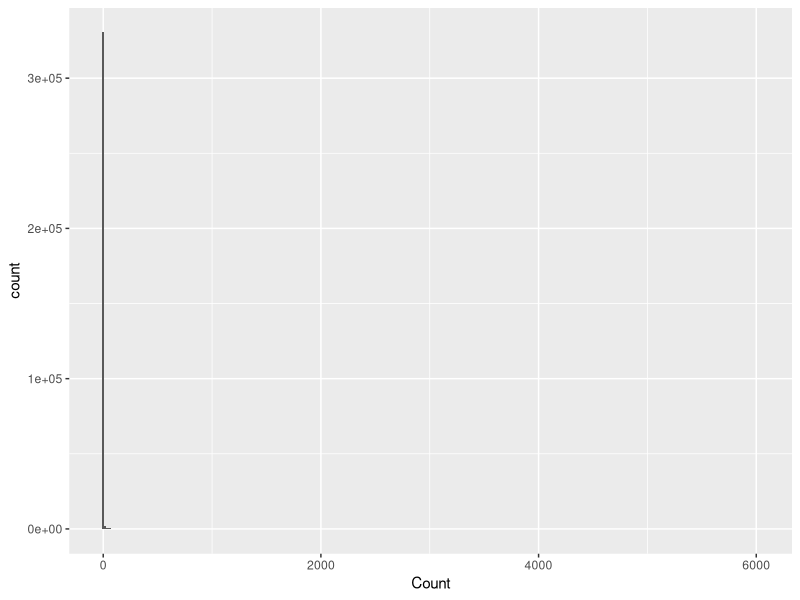
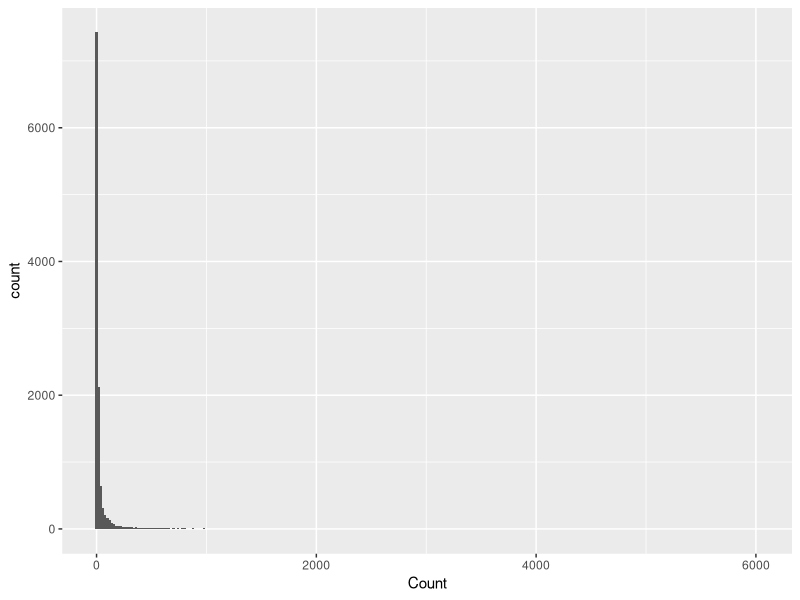
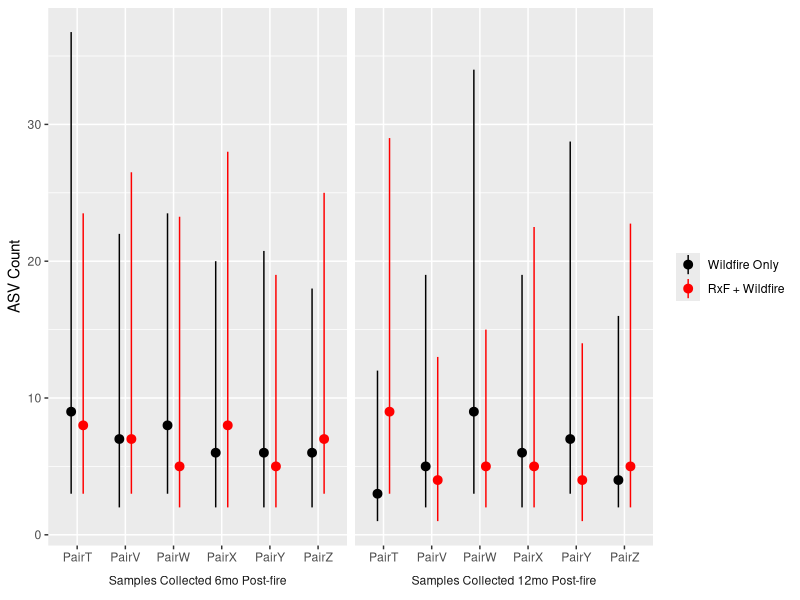
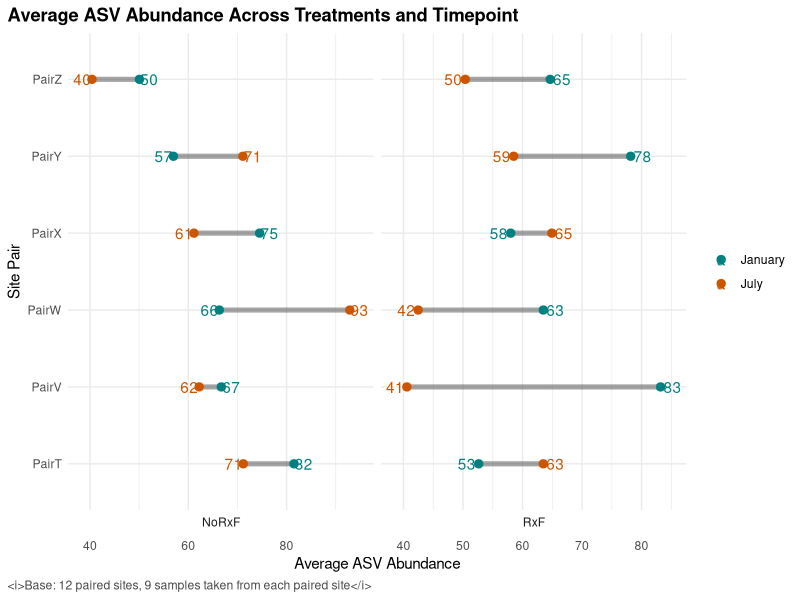
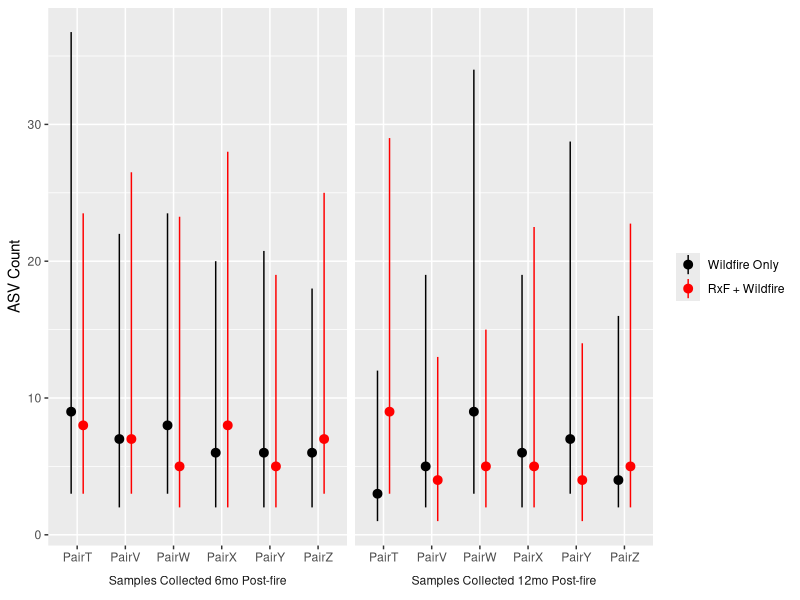
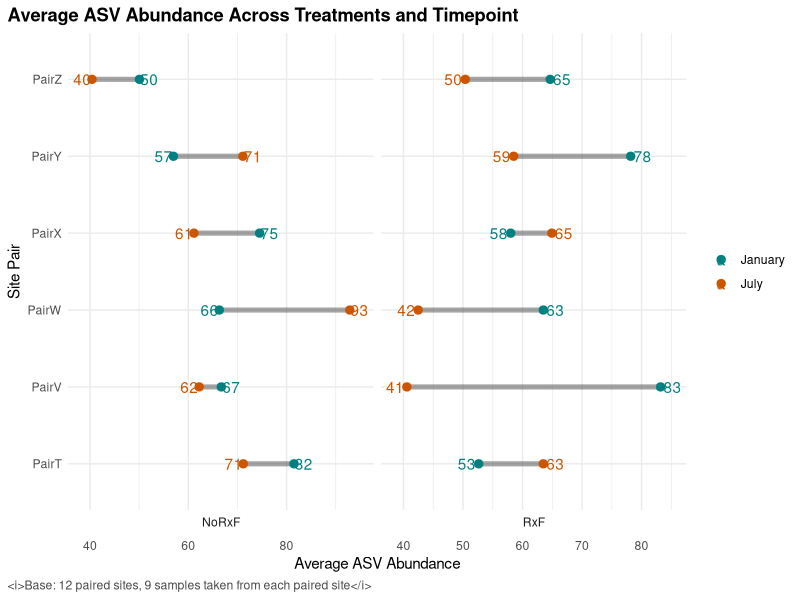

R code for these plots, in order: (Note: this script raises an error after producing the figures.)
# KAT ANDERSON AVITI SEQUENCE ANALYSIS WITH R
# Last updated 2026: 

#----------------------------------------------------------------------------------------------------------------------#
#------------------------------------------------- PREPPING WORKSPACE -------------------------------------------------#
#----------------------------------------------------------------------------------------------------------------------#

## Install/load packages
#install.packages("tidyverse")
#install.packages("RColorBrewer")
#install.packages("nortest")
#install.packages("vegan")
library(tidyverse)      # data manipulation + ggplot2
library(RColorBrewer)   # colour palettes
library(nortest)        # anderson-darling test
library(car)            # leverne test
library(vegan)          # microbio diversity
library(rstatix)        # stats package, anova_test
library(ggpubr)         # idk what this was for tbh

## Set working directory
wd <- "C://Users//Kat//VS_Code//rxf-parkfire-fungi"
#wd <- "C://Users//mulle//VS_Code//rxf-parkfire-fungi"
setwd(wd)

## Git repo
#git clone https://github.com/Kareande/rxf-parkfire-fungi.git
#git status
#git checkout septimelata
#git add .
#git reset HEAD
#git commit -m "comment message"    #-am skips stage step
#git commit --amend
#git push
#git pull origin septimelata


#----------------------------------------------------------------------------------------------------------------------#
#---------------------------------------------------- TIDY DATASET ----------------------------------------------------#
#----------------------------------------------------------------------------------------------------------------------#
## NOTE:
# I filtered out all samples with less than 500 reads,
## Load in data
frq_tbl <- read.delim("rarified_feat_freq_full.tsv", sep = "\t", check.names = FALSE, skip = 1) |>
  as.data.frame() |>
  rename_with(~ paste0("sample_", .x, recycle0 = TRUE)) |>      # rename columns to not begin w/ integer
  rename(ASV = "sample_#OTU ID") |>                             # rename ASV column to ASV
  pivot_longer(-ASV, values_to = "Count") |>                    # make tidy with one row per ASV-Sample
  mutate(Site = substr(name, 8, nchar(name) - 2),                 # extract Site from name (ex: 10 from sample_10B1)
         Subsite = substr(name, 8, nchar(name) - 1)) |>           # extract Subsite from name (ex: 10B sample_10B1)
  mutate(CollectMonth = substr(name, nchar(name), nchar(name))) |>                         # extract collection month
  mutate(CollectMonth = str_replace_all(CollectMonth, c("1" = "Jan", "7" = "July"))) |>    # reformat months
  mutate(Treatment = str_replace_all(Site, c("10" = "NoRxF", "11" = "RxF", "12" = "NoRxF", # reformat treatments
                                             "1" = "RxF", "2" = "NoRxF", "3" = "RxF",
                                             "4" = "NoRxF", "5" = "NoRxF", "6" = "RxF",
                                             "7" = "NoRxF", "8" = "RxF", "9" = "RxF"))) |>
  mutate(Pair = str_replace_all(Site, c("10" = "PairY", "11" = "PairZ", "12" = "PairZ",    # designate pairs
                                        "1" = "PairT", "2" = "PairT", "3" = "PairV",
                                        "4" = "PairV", "5" = "PairW", "6" = "PairW",
                                        "7" = "PairX", "8" = "PairX", "9" = "PairY"))) |>
  mutate(TmntPair = factor(Site,                                                           # create factors
                           levels = c("2", "1", "4", "3", "5", "6", "7", "8", "10", "9", "12", "11"),
                           labels = c("NoRxF Pair T", "RxF Pair T", "NoRxF Pair V", "RxF Pair V",
                                      "NoRxF Pair W", "RxF Pair W", "NoRxF Pair X", "RxF Pair X",
                                      "NoRxF Pair Y", "RxF Pair Y", "NoRxF Pair Z", "RxF Pair Z"))) |>
  mutate(Treatment = factor(Treatment),
         Pair = factor(Pair),
         Site = factor(Site, levels = c("2", "1", "4", "3", "5", "6",                      # RxF before NoRxF site
                                        "7", "8", "10", "9", "12", "11"))) |>
  select(ASV, Site, Subsite, Treatment, CollectMonth, Pair, TmntPair, Count)               # re-order desired columns
frq_tbl

## Histogram
ggplot(frq_tbl, aes(x = Count)) +
  geom_histogram(binwidth = 20)  # yikes

## Remove any ASVs with zero counts
frq_tbl <- filter(frq_tbl, Count > 0)

## Histogram
ggplot(frq_tbl, aes(x = Count)) +
  geom_histogram(binwidth = 20)  # somewhat better

## Visualize median observations per treatment pair over across timepoints
#inspired by https://www.youtube.com/watch?v=KoAJZYEOwSE&list=PLmNrK_nkqBpKY3SZiivlIGvcLX-KHmfR8&index=240
#and https://www.youtube.com/watch?v=qaksmQabMUI&list=PLmNrK_nkqBpKY3SZiivlIGvcLX-KHmfR8&index=236
frq_tbl |> mutate(CollectMonth = factor(CollectMonth,
                                        levels = c("Jan", "July"),
                                        labels = c("Samples Collected 6mo Post-fire",
                                                  "Samples Collected 12mo Post-fire"))) |>
  ggplot(aes(x = Pair, y = Count, color = Treatment)) +
  facet_wrap(~ CollectMonth, nrow = 1, scales = "free_x", strip.position = "bottom") +
  stat_summary(fun.data = median_hilow,
               fun.args = list(conf.int = 0.5),
               geom = "pointrange",
               position = position_dodge(width = 0.5)) +
  theme(strip.placement = "outside",
        strip.background = element_blank()) +
  labs(x = NULL,
       y = "ASV Count") +
  scale_color_manual(name = NULL,
                     breaks = c("NoRxF", "RxF"),
                     labels = c("Wildfire Only", "RxF + Wildfire"),
                     values = c("black", "red"))
ggsave("figures/avg_abnd_pntrngplt.png")

frq_tbl |> summarise(.by = c(Treatment, CollectMonth, Pair),  # group data by Treatment, Pair, and Month
                     avg.abnd = mean(Count)) |>               # average abundance
  pivot_wider(names_from = c(CollectMonth),
              values_from = avg.abnd) |>                      # widen for bump calcs (to offset label)
  rename(abnd_Jan = "Jan", abnd_July = "July") |>             # rename so pivot_longer works easier
  mutate(bump_Jan = if_else(abnd_Jan > abnd_July,
                            abnd_Jan + 2,
                            abnd_Jan - 2),
         bump_July = if_else(abnd_Jan > abnd_July,
                             abnd_July - 2,
                             abnd_July + 2)) |>               # calculate label offsets
  pivot_longer(cols = c(abnd_Jan, abnd_July, bump_Jan, bump_July),
               names_to = c(".value", "CollectMonth"),
               names_sep = "_") |>                            # make dataset tidy again
  ggplot(aes(x = abnd, y = Pair, color = CollectMonth)) +     # generate plot
  facet_wrap(~ Treatment, nrow = 1, scales = "free_x", strip.position = "bottom") + # split plots by Treatment
  geom_line(color = "black", size = 1.75, alpha = 0.35) +   # add semi-trans black line of specific size
  geom_point(size = 2.5) +                                    # add point of particular size
  geom_text(aes(label = round(abnd, digits = 0), x = bump)) + # label point w/ abundance value at bump position
  scale_color_manual(name = NULL, breaks = c("Jan", "July"),  # color by month, no legend title
                     values = c("#008080", "#CC5500"),     # manual color for points 
                     labels = c("January", "July")) +         # legend labels
  labs(title = "Average ASV Abundance Across Treatments and Timepoint",
       x = "Average ASV Abundance",                           # x-axis label
       y = "Site Pair",                                       # y-axis label
       caption = "<i>Base: 12 paired sites, 9 samples taken from each paired site</i>") +
  theme_minimal() +                                           # remove gray blocks from background
  theme(plot.title.position = "plot",                         # move title to start at left of plot
        plot.title = element_text(face = "bold"),             # make title bold
        plot.caption = element_text(hjust = 0, color = "#4b4a4a"), # move caption to start left of plot
        plot.caption.position = "plot")                       #
ggsave("figures/avg_abnd_dmbllplt.png")

## Mean observations per subsite/sample (total abundance is 6222 b/c sampling depth)
avg_tbl <- frq_tbl |>
  summarise(.by = c(Subsite, Treatment, CollectMonth, Pair, TmntPair), # group data
            Avg_ASV = mean(Count))                                           # avg observations
avg_tbl

## Mean observations per site
avg_tbl_site <- frq_tbl |>
  summarise(.by = c(Site, Treatment, CollectMonth, Pair, TmntPair),  # group data
            Avg_ASV = mean(Count))                                   # avg observations
avg_tbl_site

## Visualize mean ASV counts per paired site
asv_plot <- avg_tbl |>
  summarise(.by = c(Pair, Treatment), Avg_ASV = mean(Avg_ASV)) |>
  ggplot(aes(x = Pair, y = Avg_ASV, fill = Treatment)) +
  geom_col(position = "dodge", alpha = 0.75) +
  scale_fill_manual(values = c(col_vector[16], col_vector[22])) +
  labs(title = "Mean ASV Abundance per Paired Site",
       x = "Site Pair",
       y = "Mean ASV Abundance",
       fill = "Treatment") +
  theme(plot.title = element_text(hjust = 0.5),
        axis.title.x = element_text(face = "bold"),
        axis.title.y = element_text(face = "bold"),
        axis.text.x = element_text(angle = 45, hjust = 1),
        text = element_text(size = 20))
asv_plot
ggsave("figures/Avg_ASV_Pair.png")

## Visualize mean ASV counts per paired site across timepoints
pasv_plot <- avg_tbl_site |>
  mutate(CollectMonth = factor(CollectMonth,
                               levels = c("Jan", "July"),
                               labels = c("Samples Collected 6mo Post-fire",
                                          "Samples Collected 12mo Post-fire"))) |>
  ggplot(aes(x = Pair, y = Avg_ASV, fill = Treatment)) +
  geom_col(position = "dodge", alpha = 0.75) +
  facet_grid(. ~ CollectMonth)  +
  scale_fill_manual(values = c(col_vector[16], col_vector[22])) +
  labs(#title = "\n Mean ASV Abundance per Paired Site \n",
       x = "\n Site Pair",
       y = "Mean ASV Abundance\n") +
  theme(#plot.title = element_text(hjust = 0.5),
        axis.title.x = element_text(face = "bold", size = 14),
        axis.title.y = element_text(face = "bold", size = 14),
        legend.title = element_text(face = "bold", size = 12),
        strip.background = element_rect(fill = col_vector[16], colour = "white", size = 1),
        strip.text = element_text(face = "bold", colour = "white", size=rel(1.2)))
pasv_plot
ggsave("figures/Avg_ASV_Pair_Mo.png")


#----------------------------------------------------------------------------------------------------------------------#
#----------------------- DOES ASV RICHNESS DIFFER B/T TREATMENTS, MONTHS, OR TREATMENT*MONTHS? ------------------------#
#----------------------------------------------------------------------------------------------------------------------#
#H0: The AVS counts do not differ across treatments
#H1: The AVS counts are different for soil treated and not treated with RxF

## Count unique ASVs per subsite/sample
rich_tbl <- frq_tbl |>                                                      # use freq table
  summarise(.by = c(Site, Subsite, Treatment,                               # group data
                    Pair, TmntPair, CollectMonth),
            count_asv = length(unique(ASV)))                                # number of unique ASV per subsite
rich_tbl

## Check for outliers (keep running until all identified/removed)
identify_outliers(rich_tbl, count_asv)
rich_tbl <- filter(rich_tbl, Subsite != "3E")  #had to remove 3E, 12R, 3D
rich_tbl <- filter(rich_tbl, Subsite != "12R") #had to remove 3E, 12R, 3D
rich_tbl <- filter(rich_tbl, Subsite != "3D")  #had to remove 3E, 12R, 3D

## Test normality (distribution assumption)
shapiro.test(rich_tbl$count_asv)            #p = 0.5808, null accepted
ks.test(rich_tbl$count_asv, "pnorm")        #p < 2.2e-16, null rejected
ad.test(rich_tbl$count_asv)                 #p = 0.4196, null accepted
plot(density(rich_tbl$count_asv))           # plot density, normalish
ggplot(rich_tbl, aes(sample = count_asv)) + # plot Q-Q plot, almost linear
  geom_qq() +
  geom_qq_line()

## Test homoscedasticity (variance assumption)
ggplot(rich_tbl, aes(Site, count_asv, group = Treatment, color = Treatment)) +
  geom_jitter()
leveneTest(count_asv ~ Site, data = rich_tbl) #p = 0.7731, null accepted
plot(rich_tbl$count_asv)                      # plot variance, fine
boxplot(rich_tbl$count_asv)                   # plot spread, almost symmetrical

## PARAMETRIC Paired t-Test, NONPARAMETRIC Wilcoxon signed-rank test
#t.test: Is there is a difference between the mean differences in ASV counts for the Treatments?
#wilcox: Is there a difference between the summed ranks of the differences in ASV counts for the Treatments?
count_ptable <- rich_tbl |>                                      # use count table
  summarise(.by = c(Treatment, Pair),                            # group data by Tmnt and Pair
            count_asv = sum(count_asv)) |>                       # count number of unique ASV for each Tmnt*Pair
  pivot_wider(names_from = Treatment, values_from = count_asv)   # seperate columns for Tmnt counts
count_ptable
t.test(count_ptable$NoRxF, count_ptable$RxF, paired = TRUE)      #p = 0.8132, null accepted
wilcox.test(count_ptable$NoRxF, count_ptable$RxF, paired = TRUE) #p = 0.6875, null accepted

## PARAMETRIC Paired t-Test, NONPARAMETRIC Wilcoxon signed-rank test
#t.test: Is there is a difference between the mean differences in ASV counts for the Months?
#wilcox: Is there a difference between the summed ranks of the differences in ASV counts for the Months?
count_ptable2 <- rich_tbl |>                                      # use count table
  summarise(.by = c(CollectMonth, Pair),                          # group data by Month and Pair
            count_asv = sum(count_asv)) |>                        # count number of unique ASV for each Month*Pair
  pivot_wider(names_from = CollectMonth, values_from = count_asv) # seperate columns for Month counts
count_ptable2
t.test(count_ptable2$Jan, count_ptable2$July, paired = TRUE)      #p = 0.5118, null accepted
wilcox.test(count_ptable2$Jan, count_ptable2$July, paired = TRUE) #p = 0.5625, null accepted

## PARAMETRIC ANOVA repeated measures, NONPARAMETRIC Friedman Test
#no benefit in choosing t.test vs ANOVA
#anova: Is there a difference between the mean ASV counts for the treatments?
#friedman: Is there a difference between the treatment rank sums?
count_gtable <- rich_tbl |>                         # use count table
  summarise(.by = c(Treatment, CollectMonth, Pair), # group data by Treatment and Month
            count_asv = mean(count_asv))            # count number of unique ASV for each Tmnt*Month
print(count_gtable, n = 24)
aov_res <- anova_test(data = count_gtable,          # fit a model, ASV richness in response to Tmnt
                      dv = count_asv,               # dependant variable is count_asv
                      wid = Pair,                   # subject identified is Site
                      within = c(CollectMonth, Treatment))
get_anova_table(aov_res)                            #p > 0.05, null accepted
count_gtbl <- count_gtable |>                           # convert to matrix for Friedman Test
  pivot_wider(names_from = c(Treatment, CollectMonth),   # seperate columns for Tmnt*Month counts
              values_from = count_asv)
count_gmtrx <- as.matrix(count_gtbl[, 2:5])             # convert to matrix for Friedman Test
count_gmtrx
friedman.test(count_gmtrx)                               #p = 0.7055, null accepted

## NOTE:
# Data is normal enough to justify using parametric tests. Did both, but will only use parametric results.
# There is no support for the hypothesis that ASV richness is different between treatments, timepoints, nor
# treatments across timepoints.

## Test timepoint difference Roualdes' way
## Does the mean differences in ASV counts significantly differ across treatments (all sites) or pairs?
diff_table <- count_gtbl |>                              # use Friedman Test table
  mutate(NoRxF_diff = NoRxF_July - NoRxF_Jan, Pair,    # subtract Jan counts from July
         RxF_diff = RxF_July - RxF_Jan) |>
  select(Pair, RxF_diff, NoRxF_diff) |>
  pivot_longer(c(RxF_diff, NoRxF_diff),
               names_to = "Tmnt",
               values_to = "diff_asv") |>
  mutate(Tmnt = substr(Tmnt, 1, nchar(Tmnt) - 5)) # trim the site from subsite
diff_table

## PARAMETRIC ANOVA, NONPARAMETRIC Kruskal-Wallis
#anova test sig diff between the means by analyzing variance
fit <- lm(diff_asv ~ Tmnt, data = diff_table)    # fit model using difference table, difference in response to tretament
anova(fit)                                       #p = 0.03106, null rejected

## Post-hoc test for above



## NOTE:
# Timepoint analysis can't be done by subsite because not all subsites have their 6 and
# 12mo sample comparisons for two reasons (1) the mislabeling of sites led to some sites
# not having their A-I match and instead being J-R, (2) only 157 samples out of 216 made
# it through processing.
#
# There is no support for the hypothesis that the richness is different across timepoints for either
# treatment (Wildfire only, or RxF + wildfire).
#
# Professor Roualdes initially grouped by Site (summing the counts for each subsite),
# but then stated because they are their own "locations" and not some "smallest unit
# of measurement", that they don't need to be collapsed. He then said it's okay
# to remove the zeroes, and the ecologist stats guide supported this by saying that
# making zero observation counts important (that is, keeping them for what they are)
# conflates their meaning. After removing zeroes, the data was normal enough to use 
# perimetric ANOVA. Still, no significant difference between diversity.
# Roualdes also says that "this analysis would be enough for me", but said he is not my
# comittee nor a peer reviewer so I could still look at the other metrics (Shannon diversity
# and eveness) in the same fashion.
# He also did not seperate out the timepoints, which at first troubled me. 
# After thinking about it, for the question we were answering it seemed appropriate. If
# sampling over time is a way to deal with pseudoreplication (per the paper he gave us),
# then leaving it as one dataset seems more statistically sound than seprating them out and
# then having two, more pseudreplicated datasets than one. I still looked anyway, and it
# didn't make a difference.


#----------------------------------------------------------------------------------------------------------------------#
#---------------------- DOES SHANNON/SIMPSON DIFFER B/T TREATMENTS, MONTHS, OR TREATMENT*MONTHS? ----------------------#
#----------------------------------------------------------------------------------------------------------------------#

## Calculate diversity indexes
shn_tbl <- frq_tbl |>                                                  # use ASV table
  summarise(.by = c(Site, Pair, Subsite, Treatment, CollectMonth),             # group data
            shannon = diversity(Count, index = "shannon"))
shn_tbl
smp_tbl <- frq_tbl |>                                                  # use ASV table
  summarise(.by = c(Site, Pair, Subsite, Treatment, CollectMonth),             # group data
            simpson = diversity(Count, index = "simpson"))
smp_tbl

## Check for outliers (keep running until all identified/removed)
identify_outliers(shn_tbl, shannon)
identify_outliers(smp_tbl, simpson)
smp_tbl <- filter(smp_tbl, Subsite != "6R") #had to remove 6R, 5G
smp_tbl <- filter(smp_tbl, Subsite != "5G") #had to remove 6R, 5G

## Test normality (distribution assumption)
shapiro.test(shn_tbl$shannon)            #p = 0.0002574, null rejected
shapiro.test(smp_tbl$simpson)            #p = 5.899e-11, null rejected
ks.test(shn_tbl$shannon, "pnorm")        #p < 2.2e-16, null rejected
ks.test(smp_tbl$simpson, "pnorm")        #p < 2.2e-16, null rejected
ad.test(shn_tbl$shannon)                 #p = 4.176e-05, null rejected
ad.test(smp_tbl$simpson)                 #p < 2.2e-16, null rejected
plot(density(shn_tbl$shannon))           # plot density, left kertosis
plot(density(smp_tbl$simpson))           # plot density, left kertosis
ggplot(shn_tbl, aes(sample = shannon)) + # plot Q-Q plot, bad
  geom_qq() +
  geom_qq_line()
ggplot(smp_tbl, aes(sample = simpson)) + # plot Q-Q plot, even worse
  geom_qq() +
  geom_qq_line()

## Test homoscedasticity (variance assumption)
ggplot(shn_tbl, aes(Site, shannon, group = Treatment, color = Treatment)) +
  geom_jitter()
ggplot(smp_tbl, aes(Site, simpson, group = Treatment, color = Treatment)) +
  geom_jitter()
leveneTest(shannon ~ Site, data = shn_tbl) #p = 0.715, null accepted
leveneTest(simpson ~ Site, data = smp_tbl) #p = 0.6645, null accepted
plot(shn_tbl$shannon)                      # plot variance, widens
plot(smp_tbl$simpson)                      # plot variance, widens
boxplot(shn_tbl$shannon)                   # plot spread, not symmetrical
boxplot(smp_tbl$simpson)                   # plot spread, not symmetrical
ggplot(shn_tbl, aes(x = shannon,           # plot density, a mess
                    color = Site,
                    fill = Site)) +
  geom_density(alpha = 0.4)
ggplot(smp_tbl, aes(x = simpson,           # plot density, a mess that's skewed to the right
                    color = Site,
                    fill = Site)) +
  geom_density(alpha = 0.4)

## NONPARAMETRIC Wilcoxon signed-rank test
#wilcox: Is there a difference between the summed ranks of the differences in ASV counts for the treatments?
shn_ptable <- shn_tbl |>                                      # use count table
  summarise(.by = c(Treatment, Pair),                         # group data by Tmnt and Pair
            shannon = mean(shannon)) |>                       # count number of unique ASV for each Tmnt*Pair
  pivot_wider(names_from = Treatment, values_from = shannon)  # seperate columns for Tmnt counts
shn_ptable
wilcox.test(shn_ptable$NoRxF, shn_ptable$RxF, paired = TRUE)  #p = 0.5625, null accepted
smp_ptable <- smp_tbl |>                                      # use count table
  summarise(.by = c(Treatment, Pair),                         # group data by Tmnt and Pair
            simpson = mean(simpson)) |>                       # count number of unique ASV for each Tmnt*Pair
  pivot_wider(names_from = Treatment, values_from = simpson)  # seperate columns for Tmnt counts
smp_ptable
wilcox.test(smp_ptable$NoRxF, smp_ptable$RxF, paired = TRUE)  #p = 0.8438, null accepted

## NONPARAMETRIC Wilcoxon signed-rank test
#wilcox: Is there a difference between the summed ranks of the differences in ASV counts for the Months?
shn_ptable2 <- shn_tbl |>                                       # use count table
  summarise(.by = c(CollectMonth, Pair),                        # group data by Tmnt and Pair
            shannon = mean(shannon)) |>                         # count number of unique ASV for each Tmnt*Pair
  pivot_wider(names_from = CollectMonth, values_from = shannon) # seperate columns for Tmnt counts
shn_ptable2
wilcox.test(shn_ptable2$Jan, shn_ptable2$July, paired = TRUE)   #p = 0.5625, null accepted
smp_ptable2 <- smp_tbl |>                                       # use count table
  summarise(.by = c(CollectMonth, Pair),                        # group data by Tmnt and Pair
            simpson = mean(simpson)) |>                         # count number of unique ASV for each Tmnt*Pair
  pivot_wider(names_from = CollectMonth, values_from = simpson) # seperate columns for Tmnt counts
smp_ptable2
wilcox.test(smp_ptable2$Jan, smp_ptable2$July, paired = TRUE)  #p = 0.4375, null accepted

## NONPARAMETRIC Friedman Test
#friedman: Is there a difference between the treatment rank sums?
shn_gtable <- shn_tbl |>
  summarise(.by = c(Treatment, CollectMonth, Pair),    # group data by Treatment and Month
            avg_shn = mean(shannon)) |>                # count number of unique ASV for each Tmnt*Month
  pivot_wider(names_from = c(Treatment, CollectMonth), # seperate columns for Tmnt*Month counts
              values_from = avg_shn)
shn_gmtrx <- as.matrix(shn_gtable[, 2:5])              # convert to matrix for Friedman Test
shn_gmtrx
friedman.test(shn_gmtrx)                               #p = 0.7055, null accepted
smp_gtable <- smp_tbl |>
  summarise(.by = c(Treatment, CollectMonth, Pair),    # group data by Treatment and Month
            avg_smp = mean(simpson)) |>                # count number of unique ASV for each Tmnt*Month
  pivot_wider(names_from = c(Treatment, CollectMonth), # seperate columns for Tmnt*Month counts
              values_from = avg_smp)
smp_gmtrx <- as.matrix(smp_gtable[, 2:5])              # convert to matrix for Friedman Test
smp_gmtrx
friedman.test(smp_gmtrx)                               #p = 0.9776, null accepted

## NOTE:
# There is no evidence to support that simpson or shannon diversity differ across treatments, timepoints,
# or between treatments across timepoints.


#----------------------------------------------------------------------------------------------------------------------#
#--------------------------------------------------- BETA DIVERSITY ---------------------------------------------------#
#----------------------------------------------------------------------------------------------------------------------#

## Create freq matrix
frq_mat <- read.delim("rarified_feat_freq_full.tsv", sep = "\t", check.names = FALSE, skip = 1) |>
  as.data.frame() |>
  rename_with(~ paste0("sample_", .x, recycle0 = TRUE)) |>      # rename columns to not begin w/ integer
  rename(ASV = "sample_#OTU ID") |>                             # rename ASV column to ASV
  pivot_longer(-ASV) |>
  mutate(value = as.integer(value)) |>
  rename(subsite = "name", name = "ASV") |>                             # rename ASV column to ASV
  group_by(name) |>
  mutate(total = sum(value)) |>
  filter(total != 0) |>
  ungroup() |>
  select(subsite, name, value) |>
  pivot_wider(id_cols = subsite) |>
  as.data.frame()
rownames(frq_mat) <- frq_mat$subsite
frq_mat <- frq_mat[, -1]
frq_mat <- as.matrix(frq_mat)
frq_mat[1:20, 1:2]

## Generate distances
set.seed(10192026)
bray <- vegdist(frq_mat, method = "bray")
nmds <- metaMDS(bray)
scores(nmds) |>
  as_tibble(rownames = "subsite") |>
  ggplot(aes(x = NMDS1, y = NMDS2)) +
  geom_point()

nmds <- metaMDS(frq_mat, autotransform = FALSE)
scores(nmds) |>
  as_tibble(rownames = "subsite") |>
  ggplot(aes(x = NMDS1, y = NMDS2)) +
  geom_point()
